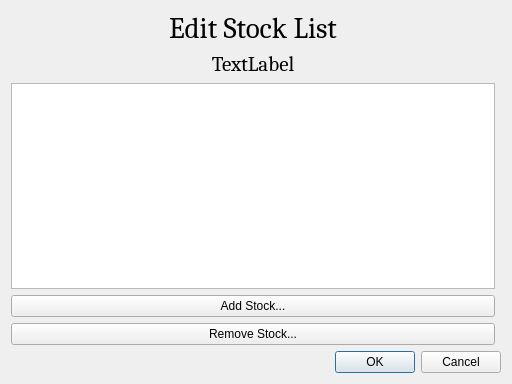
<?xml version="1.0" encoding="UTF-8"?>
<ui version="4.0">
 <class>EditListDialog</class>
 <widget class="QDialog" name="EditListDialog">
  <property name="geometry">
   <rect>
    <x>0</x>
    <y>0</y>
    <width>512</width>
    <height>384</height>
   </rect>
  </property>
  <property name="minimumSize">
   <size>
    <width>512</width>
    <height>384</height>
   </size>
  </property>
  <property name="maximumSize">
   <size>
    <width>512</width>
    <height>384</height>
   </size>
  </property>
  <property name="windowTitle">
   <string>Edit List</string>
  </property>
  <layout class="QGridLayout" name="gridLayout">
   <item row="0" column="0">
    <widget class="QLabel" name="titleLabel">
     <property name="font">
      <font>
       <family>Cambria</family>
       <pointsize>22</pointsize>
      </font>
     </property>
     <property name="text">
      <string>Edit Stock List</string>
     </property>
     <property name="alignment">
      <set>Qt::AlignCenter</set>
     </property>
    </widget>
   </item>
   <item row="6" column="0" colspan="2">
    <widget class="QDialogButtonBox" name="buttonBox">
     <property name="orientation">
      <enum>Qt::Horizontal</enum>
     </property>
     <property name="standardButtons">
      <set>QDialogButtonBox::Cancel|QDialogButtonBox::Ok</set>
     </property>
    </widget>
   </item>
   <item row="2" column="0">
    <widget class="QListView" name="stockListView"/>
   </item>
   <item row="4" column="0">
    <widget class="QPushButton" name="removeStockButton">
     <property name="text">
      <string>Remove Stock...</string>
     </property>
    </widget>
   </item>
   <item row="3" column="0">
    <widget class="QPushButton" name="addStockButton">
     <property name="text">
      <string>Add Stock...</string>
     </property>
    </widget>
   </item>
   <item row="1" column="0">
    <widget class="QLabel" name="stockListNameLabel">
     <property name="font">
      <font>
       <family>Cambria</family>
       <pointsize>16</pointsize>
      </font>
     </property>
     <property name="text">
      <string>TextLabel</string>
     </property>
     <property name="alignment">
      <set>Qt::AlignCenter</set>
     </property>
    </widget>
   </item>
  </layout>
 </widget>
 <resources/>
 <connections>
  <connection>
   <sender>buttonBox</sender>
   <signal>accepted()</signal>
   <receiver>EditListDialog</receiver>
   <slot>accept()</slot>
   <hints>
    <hint type="sourcelabel">
     <x>248</x>
     <y>254</y>
    </hint>
    <hint type="destinationlabel">
     <x>157</x>
     <y>274</y>
    </hint>
   </hints>
  </connection>
  <connection>
   <sender>buttonBox</sender>
   <signal>rejected()</signal>
   <receiver>EditListDialog</receiver>
   <slot>reject()</slot>
   <hints>
    <hint type="sourcelabel">
     <x>316</x>
     <y>260</y>
    </hint>
    <hint type="destinationlabel">
     <x>286</x>
     <y>274</y>
    </hint>
   </hints>
  </connection>
 </connections>
</ui>
